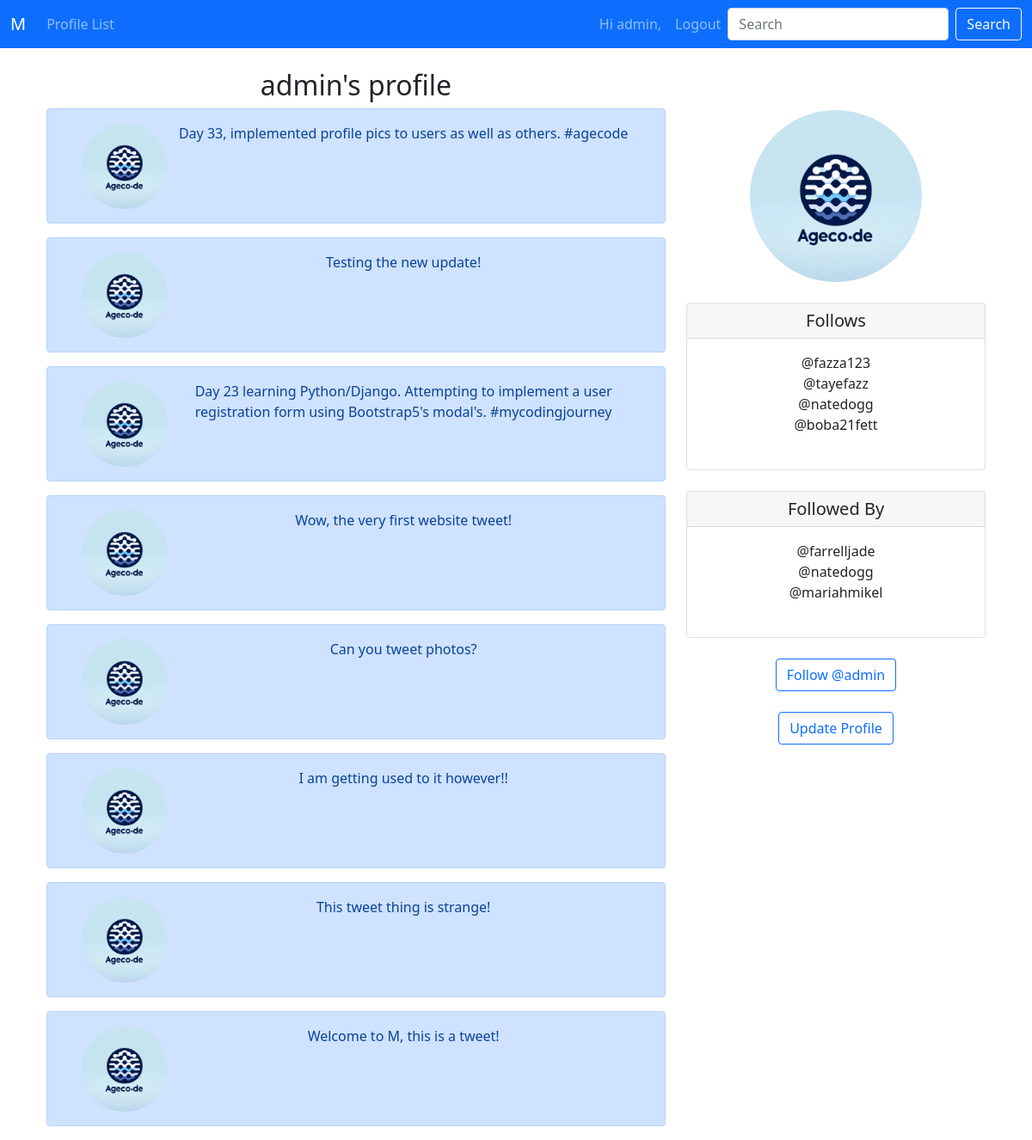
Screenshot of /profile/1 (signed in) with the database file from the repository.
### m/models.py (models this page shows, shortened)
class Profile(models.Model):
    user = models.OneToOneField(User, on_delete=models.CASCADE)
    follows = models.ManyToManyField("self",
                                     related_name="followed_by",
                                     symmetrical=False,
                                     blank=True)
    date_modified = models.DateTimeField(auto_now=True)
    profile_image = models.ImageField(null=True, blank=True, upload_to="images/")
    def __str__(self):
        return self.user.username

class Tweet(models.Model):
    user = models.ForeignKey(User, related_name="tweets", on_delete=models.DO_NOTHING)
    body = models.CharField(max_length=200)
    created_at = models.DateTimeField(auto_now_add=True)
    likes = models.ManyToManyField(User, related_name="tweet_like", blank=True)

### m/views.py (the view, shortened to what this page needs)
# urls.py: path('profile/<int:pk>', views.profile, name="profile"),
def profile(request, pk):
    if request.user.is_authenticated:
        tweets = Tweet.objects.filter(user_id=pk).order_by("-created_at")  # get tweets from latest to oldest with "-created_at".
        profile = Profile.objects.get(user_id=pk)
        context = {
            'tweets': tweets,
            'profile': profile
        }
        return render(request, 'm/profile.html', context)
    else:
        messages.error(request, "You must be logged in to view this page...")
        return redirect('m:home')

### m/templates/m/profile.html (shortened to what this page needs)
{% extends 'm/base.html' %}
{% load static %}
{% block content %}
  {% if profile %}
    <div class="container text-center">
      <div class="row">
        <div class="col-8">
          <h2>{{ profile.user.username }}'s profile</h2>
          {% if tweets %}
            {% for tweet in tweets %}
            <div class="alert alert-primary" role="alert">
              <div class="container">
                <div class="row">
                  <div class="col-2">
                    {% if profile.profile_image %}
                    <img src="{{ profile.profile_image.url }}" width=100 height=100 class="rounded-circle" alt="{{ profile.user.username }}">
                    {% else %}
                    <img src="{% static 'images/default_logo.png' %}" class="img-fluid rounded-start" alt="Default profile pic">
                    {% endif %}
                  </div>
                    <div class="col-10">
                      {{ tweet.body }}
                    </div>
                </div>
              </div>
            </div>
            {% endfor %}
          {% endif %}
        </div>
        <div class="col-4">
          <br/><br/>
          {% if profile.profile_image %}
          <img src="{{ profile.profile_image.url }}" style="border-radius: 50%; width: 200px; height: 200px;">
          {% endif %}
          <br/><br/>
            <div class="card">
              <h5 class="card-header">Follows</h5>
                <div class="card-body">
                  <p class="card-text">
                    {% for following in profile.follows.all %}
                    <a href="{% url 'm:profile' following.user.id %}" style="text-decoration: none; color: inherit;">@{{ following }}</a><br/>
                    {% endfor %}
                    <br/>
                  </p>
                </div>
            </div><br/>
            <div class="card">
                <h5 class="card-header">Followed By</h5>
                  <div class="card-body">
                    <p class="card-text">
                      {% for following in profile.followed_by.all %}
                      <a href="{% url 'm:profile' following.user.id %}" style="text-decoration: none; color: inherit;">@{{ following }}</a><br/>
                      {% endfor %}
                      <br/>
                    </p>
                  </div>
            </div><br/>
              <form method=POST>
                {% if profile in user.profile.follows.all %}
                  <button class="btn btn-outline-danger" name="follow" value="unfollow"
                  type="submit">Unfollow @{{ profile.user.username }}</button>
                {% else %}
                  <button class="btn btn-outline-primary" name="follow" value="follow"
                  type="submit">Follow @{{ profile.user.username }}</button>
                {% endif %}
              </form><br/>
              {% if request.user.id == profile.user.id %}
                <a href="{% url 'm:update_user' %}" class="btn btn-outline-primary">Update Profile</a>
              {% endif %}
        </div>
      </div>
    </div>
  {% endif %}
{% endblock %}

### m/templates/m/navbar.html (shortened to what this page needs)
<nav class="navbar navbar-expand-lg navbar-dark bg-primary">
    <div class="container-fluid">
      <a class="navbar-brand" href="{% url 'm:home' %}">M</a>
      <div class="collapse navbar-collapse" id="navbarSupportedContent">
        <ul class="navbar-nav me-auto mb-2 mb-lg-0">
          <li class="nav-item">
            <a class="nav-link" href="{% url 'm:profile_list' %}">Profile List</a>
          </li>
        </ul>
          <ul class="navbar-nav ms-auto">
          {% if user.is_authenticated %}
            <li class="nav-item">
              <a class="nav-link" href="{% url 'm:profile' request.user.id %}">Hi {{ user }},</a>
            </li>
            <li class="nav-item">
              <a class="nav-link" href="{% url 'm:logout' %}">Logout</a>
            </li>
          </ul>
          {% endif %}
        <form class="d-flex">
          <input class="form-control me-2" type="search" placeholder="Search" aria-label="Search">
          <button class="btn btn-outline-light" type="submit">Search</button>
        </form>
      </div>
    </div>
  </nav>

### rows the page displays
Profile: user.username "admin", profile_image (picture)
Tweet: profile_image (picture), body "Day 33, implemented profile pics to users as well as others. #agecode"
Tweet: profile_image (picture), body "Testing the new update!"
Tweet: profile_image (picture), body "Day 23 learning Python/Django. Attempting to implement a user registration form using Bootstrap5's modal's. #mycodingjourney"
Tweet: profile_image (picture), body "Wow, the very first website tweet!"
Tweet: profile_image (picture), body "Can you tweet photos?"
Tweet: profile_image (picture), body "I am getting used to it however!!"
Tweet: profile_image (picture), body "This tweet thing is strange!"
Tweet: profile_image (picture), body "Welcome to M, this is a tweet!"
Profile: user.username "fazza123"
Profile: user.username "tayefazz"
Profile: user.username "natedogg"
Profile: user.username "boba21fett"
Profile: user.username "farrelljade"
Profile: user.username "mariahmikel"

### other values shown
{{ user }} "admin"
